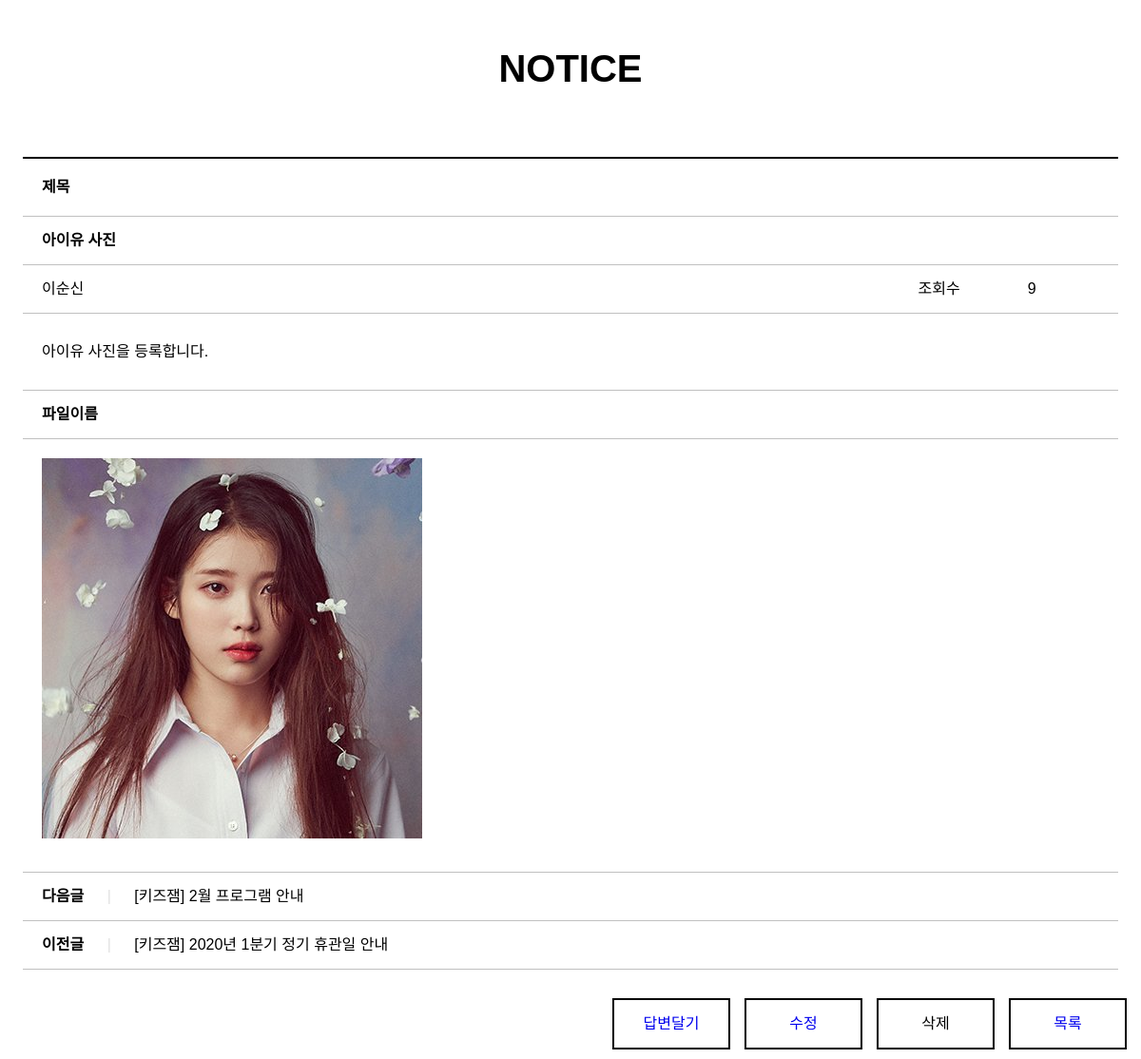
The page /board/27/bview/ on the database its author committed.
### board/models.py (models this page shows, shortened)
class Fboard(models.Model):
    b_no = models.IntegerField(default=0,primary_key=True)
    member = models.ForeignKey(Member,on_delete=models.DO_NOTHING,null=True)
    b_title = models.CharField(max_length=1000)
    b_content = models.TextField()
    b_date = models.DateTimeField(default=datetime.now(),blank=True)
    b_group = models.IntegerField(default=0)
    b_step = models.IntegerField(default=0)
    b_indent = models.IntegerField(default=0)
    b_hit = models.IntegerField(default=1)
    b_img = models.ImageField(blank=True)

### member/models.py (models this page shows)
class Member(models.Model):
    m_id = models.CharField(max_length=30,primary_key=True)
    m_pw = models.CharField(max_length=100)
    m_name = models.CharField(max_length=100)
    def __str__(self):
        return self.m_name

### board/views.py (the view)
# urls.py: path('<str:b_no>/bview/', views.bview,name='bview'),       # 뷰페이지
def bview(request,b_no):
    qs = Fboard.objects.get(b_no=b_no)
    qs.b_hit += 1
    qs.save()
    context={'board':qs}
    return render(request,'bview.html',context)

### board/templates/bview.html (shortened to what this page needs)
{% load static %}
<!DOCTYPE html>
<html>
<head>
  <link rel="stylesheet" href="https://cdnjs.cloudflare.com/ajax/libs/font-awesome/5.12.1/css/all.min.css">
  <link rel="stylesheet" href="{% static 'css/style.css' %}">
  <link rel="stylesheet" href="{% static 'css/read.css' %}">
</head>
<body>
<section>
    <h1>NOTICE</h1>
    <table>
      <colgroup>
        <col width="80%">
        <col width="10%">
        <col width="10%">
      </colgroup>
      <tr>
        <th colspan="3">제목</th>
      </tr>
      <tr>
        <td colspan="3"><strong>{{board.b_title}}</strong></td>
      </tr>
      <tr>
        <td>{{board.member}}</td>
        <td>조회수</td>
        <td>{{board.b_hit}}</td>
      </tr>
      <tr>
        <td colspan="3" class="article">{{board.b_content}}</td>
      </tr>
      <tr>
        <td colspan="3"><strong>파일이름</strong></td>
      </tr>
      {% if board.b_img  %}
        <tr>
          <td colspan="3" class="article">
            <img src="{{board.b_img.url}}">
          </td>
        </tr>
      {% endif %}
      <tr>
        <td colspan="3"><strong>다음글</strong> <span class="separator">|</span> [키즈잼] 2월 프로그램 안내</td>
      </tr>
      <tr>
        <td colspan="3"><strong>이전글</strong> <span class="separator">|</span> [키즈잼] 2020년 1분기 정기 휴관일 안내</td>
      </tr>
    </table>
    <a href="{% url 'board:blist' %}"><div class="list">목록</div></a>
    <a onclick="deleteBtn()"><div class="list">삭제</div></a>
    <a href="{% url 'board:bmodify' board.b_no %}"><div class="list">수정</div></a>
    <a href="{% url 'board:breply' board.b_no %}"><div class="list">답변달기</div></a>
  </section>
</body>
</html>

### static/css/style.css (style rules this page uses)
*, body { margin: 0; padding: 0; font-family: 'Noto Sans KR', sans-serif; font-size: 16px; }

### static/css/read.css (style rules this page uses)
section { text-align: center; }
h1 { margin-top: 50px; margin-bottom: 0; font-size: 40px; }
table { width: 96%; margin-top: 70px; margin-left: auto; margin-right: auto; line-height: 40px; }
table { border-collapse: collapse; }
th { padding: 10px 0 10px 20px; border: 1px solid silver; border-top: 2px solid black; }
td { padding: 5px 0 5px 20px; border: 1px solid silver; }
th, td { text-align: left; border-left: hidden; border-right: hidden; }
.article { padding: 20px 0 20px 20px; }
.separator { padding: 0 20px 0 20px; color: #e0e0e0; }
.list { float: right; width: 120px; height: 50px; line-height: 50px; margin: 30px 15px 10px 0; border: 2px black solid; }

### rows shown on the page
Fboard: b_title "아이유 사진", member "이순신", b_hit "9", b_content "아이유 사진을 등록합니다.", b_img (picture)
